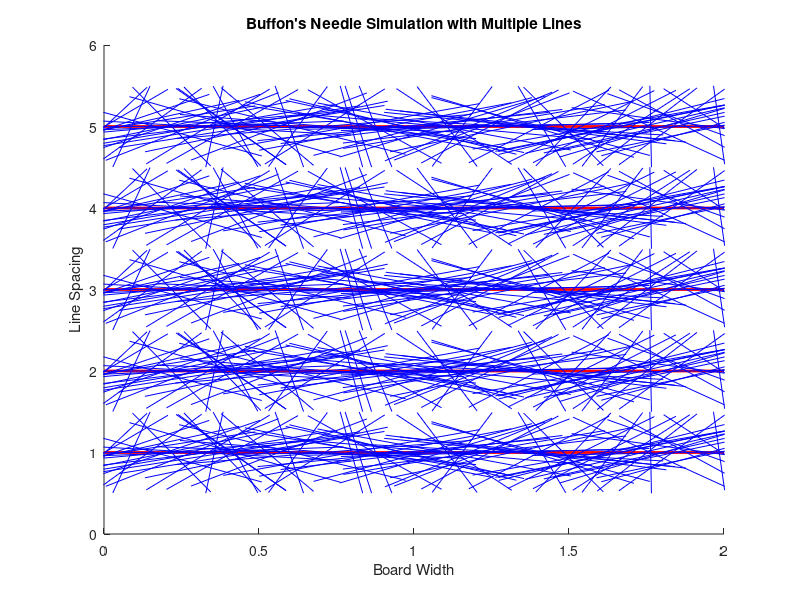

Source code (MATLAB):
% Buffon's Needle Simulation with Graphics

% Parameters
numNeedles = 100;     % Number of needles to simulate
needleLength = 1;      % Length of the needle
numLines = 5;          % Number of parallel lines
lineSpacing = 1;       % Spacing between parallel lines
boardWidth = 2;        % Width of the board

% Initialize variables
crossedLines = zeros(1, numLines);

% Initialize plot
figure;
hold on;
xlim([0 boardWidth]);
ylim([0 (numLines + 1) * lineSpacing]);
title('Buffon''s Needle Simulation with Multiple Lines');
xlabel('Board Width');
ylabel('Line Spacing');

% Draw parallel lines
for i = 1:numLines
    y = i * lineSpacing;
    line([0 boardWidth], [y y], 'Color', 'r', 'LineWidth', 2);
end

% Simulate and plot the needles
for i = 1:numNeedles
    % Sample midpoint and angle uniformly
    midPoint = rand() * boardWidth;
    angle = rand() * pi;
    
    for j = 1:numLines
        y = j * lineSpacing;
        distanceToLine = min(midPoint, boardWidth - midPoint);
        
        x1 = midPoint - 0.5 * needleLength * cos(angle);
        x2 = midPoint + 0.5 * needleLength * cos(angle);
        y1 = j * lineSpacing - 0.5 * needleLength * sin(angle);
        y2 = j * lineSpacing + 0.5 * needleLength * sin(angle);
        
        plot([x1, x2], [y1, y2], 'b');
        
        if distanceToLine <= 0.5 * needleLength * sin(angle)
            crossedLines(j) = crossedLines(j) + 1;
        end
    end
end

% Calculate the estimated probabilities
estimatedProbabilities = crossedLines / numNeedles;

% Calculate the theoretical probability
theoreticalProbability = 2 * needleLength / (pi * lineSpacing);

% Display results
fprintf('Number of needles: %d\n', numNeedles);
for i = 1:numLines
    fprintf('Estimated probability for line %d: %.4f\n', i, estimatedProbabilities(i));
end
fprintf('Theoretical probability: %.4f\n', theoreticalProbability);

hold off;
